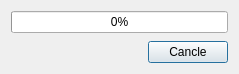
<?xml version="1.0" encoding="UTF-8"?>
<ui version="4.0">
 <class>CipherDialog</class>
 <widget class="QDialog" name="CipherDialog">
  <property name="geometry">
   <rect>
    <x>0</x>
    <y>0</y>
    <width>209</width>
    <height>74</height>
   </rect>
  </property>
  <property name="windowTitle">
   <string>Dialog</string>
  </property>
  <layout class="QGridLayout" name="gridLayout">
   <item row="1" column="0" colspan="2">
    <spacer name="verticalSpacer">
     <property name="orientation">
      <enum>Qt::Vertical</enum>
     </property>
     <property name="sizeHint" stdset="0">
      <size>
       <width>217</width>
       <height>2</height>
      </size>
     </property>
    </spacer>
   </item>
   <item row="2" column="1">
    <widget class="QPushButton" name="cancel">
     <property name="text">
      <string>Cancle</string>
     </property>
    </widget>
   </item>
   <item row="0" column="0" colspan="2">
    <widget class="QProgressBar" name="progress">
     <property name="value">
      <number>0</number>
     </property>
     <property name="alignment">
      <set>Qt::AlignCenter</set>
     </property>
    </widget>
   </item>
   <item row="2" column="0">
    <spacer name="horizontalSpacer">
     <property name="orientation">
      <enum>Qt::Horizontal</enum>
     </property>
     <property name="sizeHint" stdset="0">
      <size>
       <width>102</width>
       <height>20</height>
      </size>
     </property>
    </spacer>
   </item>
  </layout>
 </widget>
 <resources/>
 <connections/>
</ui>
